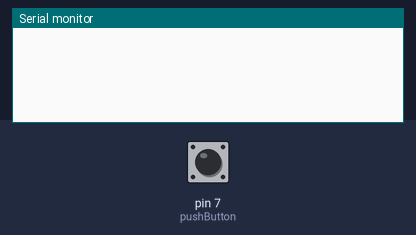
Bench run of a sketch on a simulated Arduino Uno, built with avr-gcc and run on an emulated ATmega328P. Shown: the last lines printed to the serial monitor. The test bench sets the inputs (shaded band); at power-on: pin 7 (pushButton) LOW.

Above: at 1.2 s.
1.3 s: pin 7 (pushButton) pulled HIGH for 0.15 s
At 2.4 s:
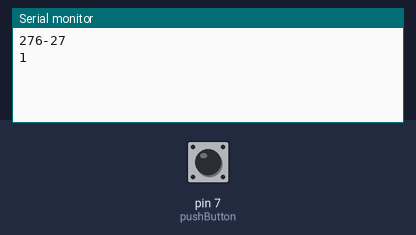
2.9 s: pin 7 (pushButton) pulled HIGH for 1 s
At 3.7 s:
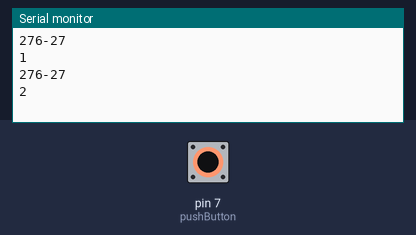
5.4 s: pin 7 (pushButton) pulled HIGH for 0.15 s
At 6.8 s:
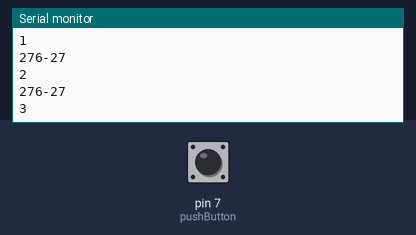
Timing chart, 0 to 8.4 s (numbered marks = the images above; inputs shaded):
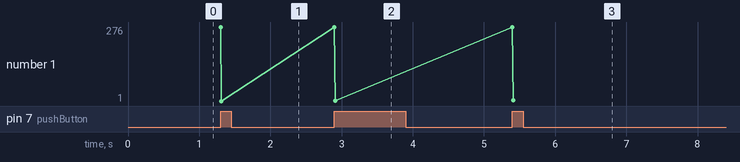

Measured:
- after the input at 1.3 s, the serial monitor: prints a new line at once (image 1)
- after the input at 2.9 s, the serial monitor: prints a new line at once (image 2)
- after the input at 5.4 s, the serial monitor: prints a new line at once (image 3)
- plotted number 1: 1 → 2 after the input at 2.9 s, 2 → 3 after the input at 5.4 s

The sketch:

20191113___Debounce.ino
```cpp
int pushButton = 7;
int buttonState = 0;
int beforeState = 0;
int pressTime = 0;

void setup() {
  Serial.begin(9600);
  pinMode(pushButton, INPUT);
}

void loop() {
  buttonState = digitalRead(pushButton);
  if (buttonState==1 and beforeState==0){
    pressTime++;
    Serial.println("276-27");
    Serial.println(pressTime);
  }
  if (buttonState!=beforeState){
    delay(20);
  }
  beforeState=buttonState;
  delay(1);
}
```
